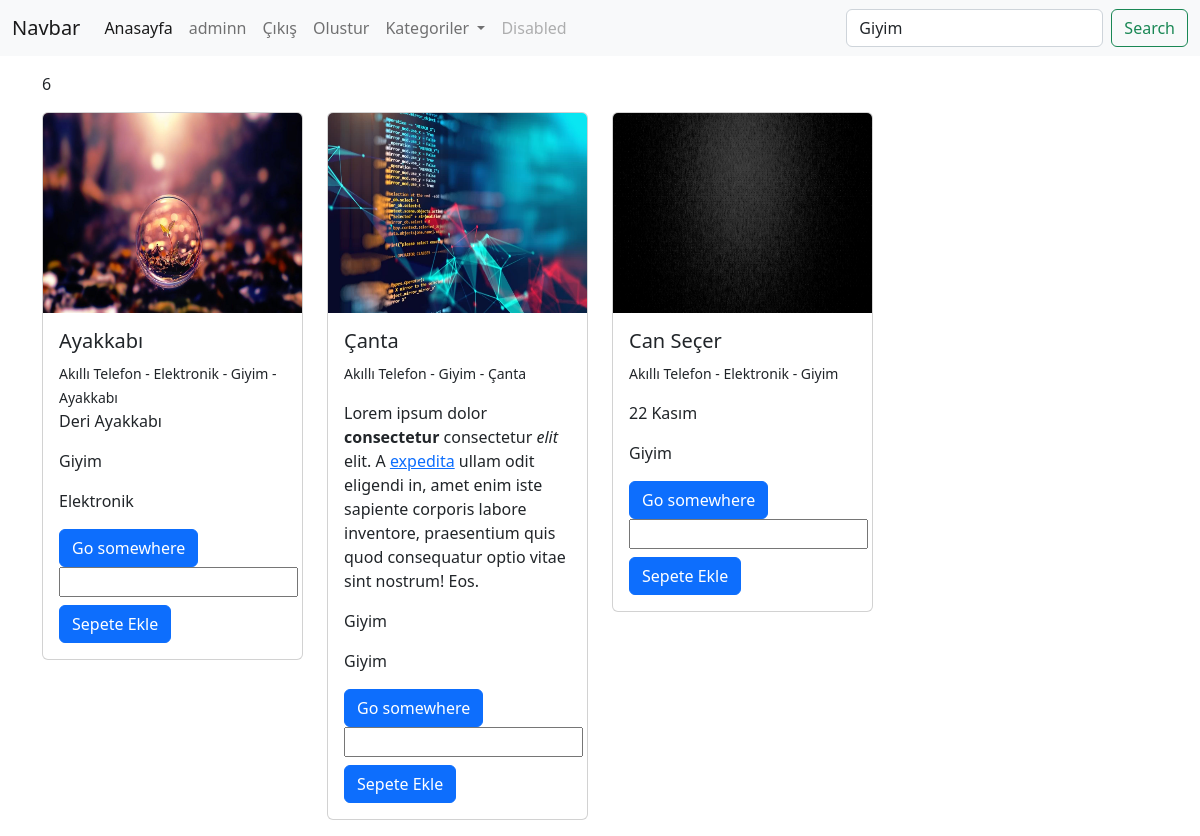
/?search=Giyim (signed in), run on the app's committed database.
### urunler/models.py (models this page shows, shortened)
class Urun(models.Model):
    kategori = models.ForeignKey(Kategori, on_delete=models.CASCADE, null=True) # CASCADE = kategori silindiğinde ona bağlı olan ürünleri de siler. SET_NULL = .. boşa çıkarır
    sub_category = models.ManyToManyField(AltKategori)
    tek = models.OneToOneField(TekKategori, on_delete=models.CASCADE, null=True, blank=True)
    isim = models.CharField(max_length=50)
    aciklama = RichTextField(max_length=500, null=True)
    fiyat = models.IntegerField()
    resim = models.FileField(upload_to = 'urunler/', null=True, blank=True)

class AltKategori(models.Model):
    isim = models.CharField(max_length=100)

class Kategori(models.Model):
    isim = models.CharField(max_length=100)

class TekKategori(models.Model):
    isim = models.CharField(max_length=100)
    def __str__(self):
        return self.isim

### urunler/views.py (the view, shortened to what this page needs)
# urls.py: path('', index, name='index'),
def index(request):
    urunler = Urun.objects.all()
    kategoriler = Kategori.objects.all()
    sepet = Sepet.objects.filter(user = request.user)
    search = ''
    if request.GET.get('search'):
        search = request.GET.get('search')
        urunler = Urun.objects.filter(
            Q(isim__icontains = search) |
            Q(kategori__isim__icontains = search)
        )
    uzunluk = Sepet.objects.filter(user = request.user)
    post = request.POST #Ajax'dan dönen post verilerini alıyoruz.
    context = {
        'urunler':urunler,
        'search':search,
        'kategoriler':kategoriler,
        'uzunluk':uzunluk,
    }
    return render(request, 'index.html', context)

### urunler/templates/index.html (shortened to what this page needs)
{% load static %}
<!DOCTYPE html>
<html lang="en">
<head>
    <link href="https://cdn.jsdelivr.net/npm/bootstrap@5.2.2/dist/css/bootstrap.min.css" rel="stylesheet">
</head>
<body>
    {% include "includes/navbar.html" %}
      {% block content %}
      <div class="container mt-3">
        <p id="uzunluk">{{uzunluk.all.count}}</p>
        <div class="row">
            {% for urun in urunler %}
                <div class="col-3">
                    <div class="card">
                      {% if urun.resim %}
                          <img src="{{urun.resim.url}}" height="200" class="card-img-top" alt="...">
                      {% else %}
                          <img src="{% static 'resim.jpg' %}" height="200" class="card-img-top" alt="...">
                      {% endif %}
                        <div class="card-body">
                          <h5 class="card-title">{{urun.isim}}</h5>
                          {% for i in urun.sub_category.all %}
                              <small>{{i.isim}}
                              {% if forloop.last %}
                              {% else %}
                                  -
                              {% endif %}
                              </small>
                          {% endfor %}
                          <p class="card-text">{{urun.aciklama|safe}}</p>
                          <p>{{urun.kategori.isim}}</p>
                          {% if urun.tek %}
                              <p>{{urun.tek}}</p>
                          {% endif %}
                          <a href="{% url 'urun' urun.id %}" class="btn btn-primary">Go somewhere</a>
                          <form action="" method="POST" id="formdata-{{urun.id}}" role="form" class="contactForm">
                            <input type="number" name="adet" id="adet-{{urun.id}}">
                            <input type="submit" onclick="sepeteEkle('{{urun.id}}')" value="Sepete Ekle" id="conctactsub" class="btn btn-primary mt-2">
                          </form>
                        </div>
                      </div>
                </div>
            {% endfor %}
        </div>
      </div>
      {% endblock content %}
</body>
</html>

### urunler/templates/includes/navbar.html (shortened to what this page needs)
<nav class="navbar navbar-expand-lg bg-light">
    <div class="container-fluid">
      <a class="navbar-brand" href="/">Navbar</a>
      <div class="collapse navbar-collapse" id="navbarSupportedContent">
        <ul class="navbar-nav me-auto mb-2 mb-lg-0">
          <li class="nav-item">
            <a
            {% if request.path == '/' %}
                class="nav-link active"
            {% else %}
                class="nav-link"
            {% endif %}
             aria-current="page" href="/">Anasayfa</a>
          </li>
          {% if user.is_authenticated %}
              <li class="nav-item">
                <a class="nav-link" href="">{{request.user}}</a>
              </li>
              <li class="nav-item">
                <a class="nav-link" href="{% url 'logout' %}">Çıkış</a>
              </li>
              <li class="nav-item">
                <a class="nav-link" href="{% url 'olustur' %}">Olustur</a>
              </li>
          {% endif %}
          <li class="nav-item dropdown">
            <a class="nav-link dropdown-toggle" href="#" role="button" data-bs-toggle="dropdown" aria-expanded="false">
              Kategoriler
            </a>
          </li>
          <li class="nav-item">
            <a class="nav-link disabled">Disabled</a>
          </li>
        </ul>
        <form class="d-flex" action="{% url 'index' %}" method="GET" role="search">
          <input name="search" value="{{search}}" class="form-control me-2" type="search" placeholder="Search" aria-label="Search">
          <button class="btn btn-outline-success" type="submit">Search</button>
        </form>
      </div>
    </div>
  </nav>

### data on the page
Urun: isim "Ayakkabı", aciklama "Deri Ayakkabı", kategori.isim "Giyim", tek "Elektronik"
AltKategori: isim "Akıllı Telefon"
AltKategori: isim "Elektronik"
AltKategori: isim "Giyim"
AltKategori: isim "Ayakkabı"
Urun: resim (picture), isim "Çanta", aciklama "Lorem ipsum dolor consectetur consectetur elit elit. A expedita ullam odit eligendi in, amet enim iste sapiente corporis labore inventore, praesentium quis quod consequatur optio vitae sint nostrum! Eos.", kategori.isim "Giyim", tek "Giyim"
AltKategori: isim "Çanta"
Urun: resim (picture), isim "Can Seçer", aciklama "22 Kasım", kategori.isim "Giyim"

### other printed values
{{ request.user }} "adminn"
{{ uzunluk.all.count }} "6"
